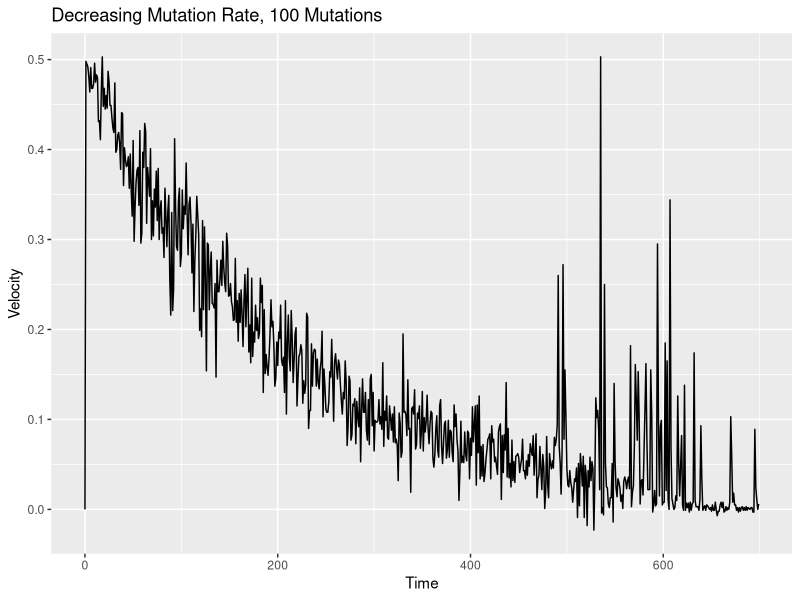
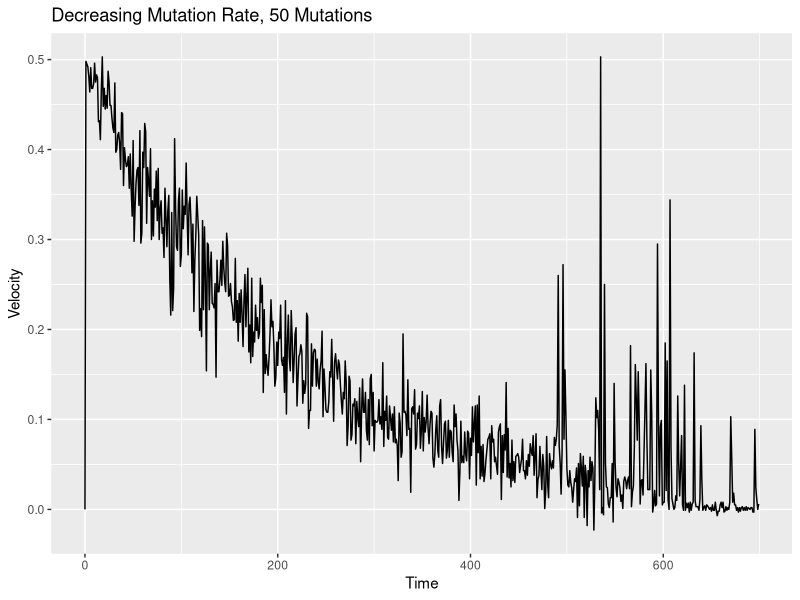
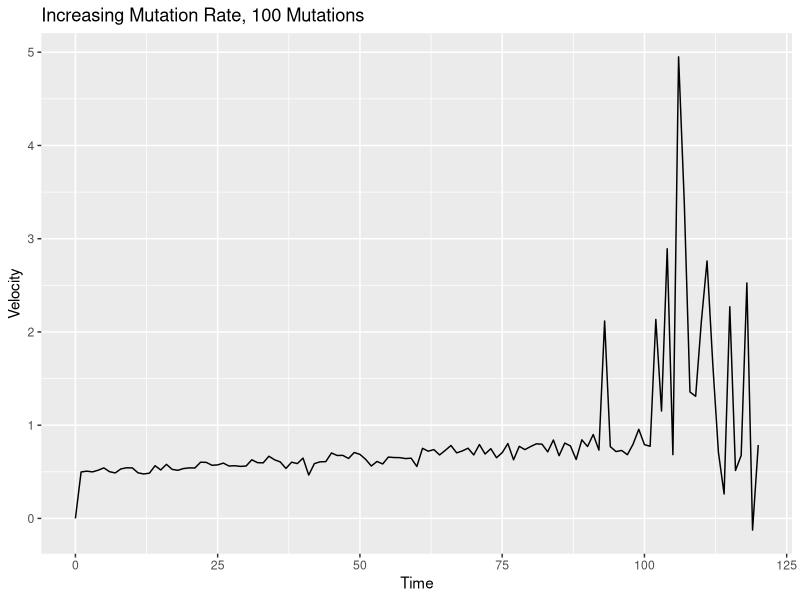
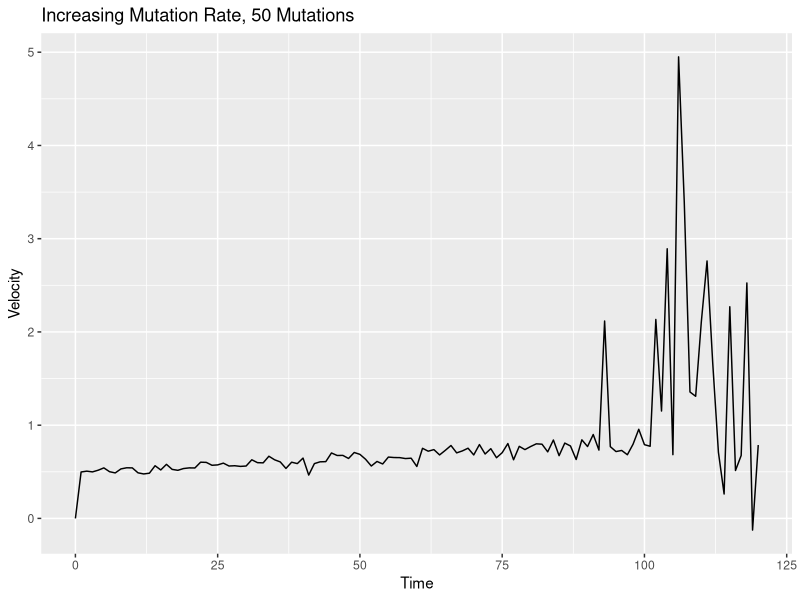

Write the R code that produced these figures, in order.
rm(list=ls())
library(ggplot2)
library(gridExtra)

files = list.files()

statFiles = grep("Statistic", files, value = TRUE)

#i = 4 
#
#while(i <= length(statFiles)){
#
#	data = read.csv(statFiles[i], head = T, sep = "\t")
#
#	graphD = ggplot(data, aes(Time, Displacement)) + geom_line()
#	graphVel = ggplot(data, aes(Time, Velocity)) + geom_line()
#	graphVar =  ggplot(data, aes(Time, Variance)) + geom_line()
#	
#	quartz()
#	grid.arrange(graphD, graphVel, graphVar, ncol=2)
#
#	i = i + 1
#}

posData = read.csv("1514087213008365_StatisticOutput.txt", head = T, sep = "\t")
negData = read.csv("1517043321160289_StatisticOutput.txt", head = T, sep = "\t")

graphVelPos = ggplot(posData, aes(Time, Velocity)) + geom_line() + ggtitle("Increasing Mutation Rate, 100 Mutations")
graphVelNeg = ggplot(negData, aes(Time, Velocity)) + geom_line() + ggtitle("Decreasing Mutation Rate, 100 Mutations")

posData50 = read.csv("1509269749571109_StatisticOutput.txt", head = T, sep = "\t")
negData50 = read.csv("1509518214863183_StatisticOutput.txt", head = T, sep = "\t")

graphVelPos50 = ggplot(posData, aes(Time, Velocity)) + geom_line() + ggtitle("Increasing Mutation Rate, 50 Mutations")
graphVelNeg50 = ggplot(negData, aes(Time, Velocity)) + geom_line() + ggtitle("Decreasing Mutation Rate, 50 Mutations")




